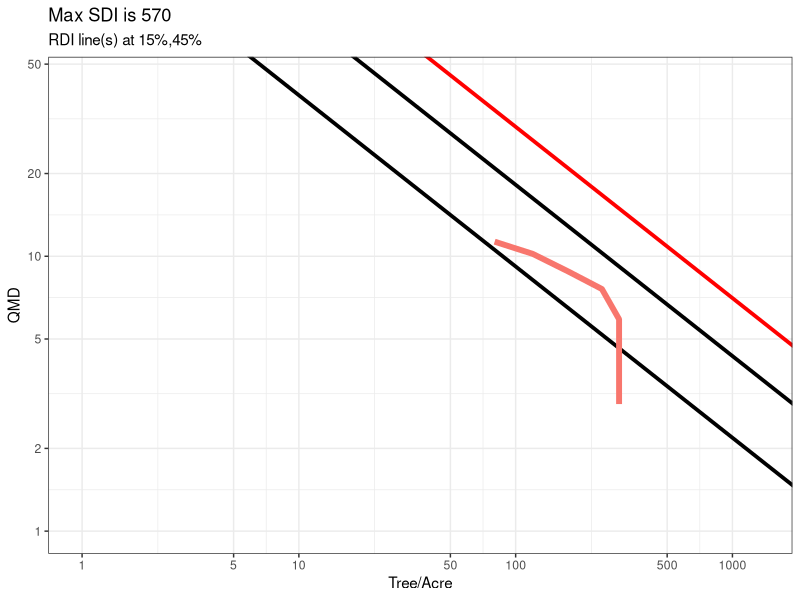
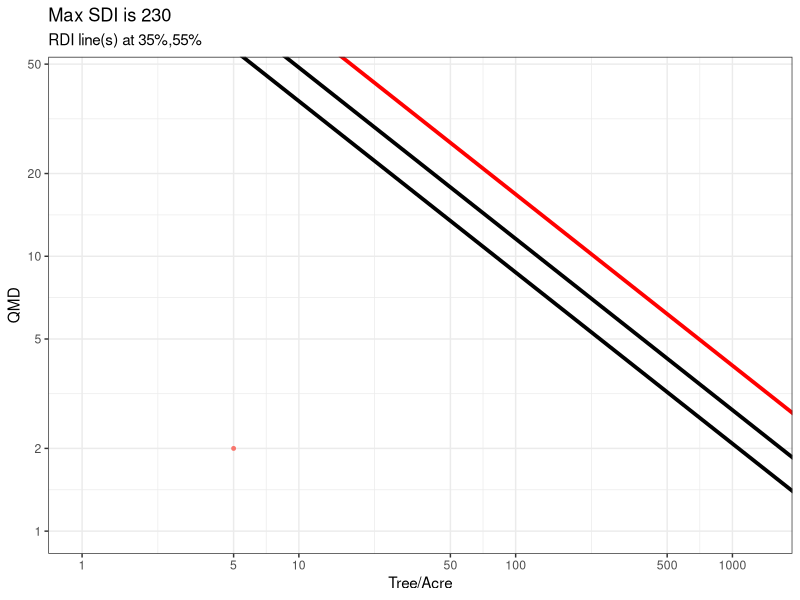

Reproduce these figures in R, in order.
library(ggplot2)
library(scales)

SDI.plot=function(tpa=10, qmd=2,maxSDI=230,group="",color="",type="p",tpa_range=c(1,1200),
dia_range=c(1,40),rdi_lines=c(35,55),units="imperial",psize=1,lsize=1){

maxSDI_intercept=function(maxSDI){
  max_intercept=0.6228898 * log(maxSDI)+ 2.3037567
  return (max_intercept)
}

RDI_intercept=function(rdi,sdi){
  rdi_inter=0.622968800*log(rdi)+0.001697917*(sdi)+2.431415231
  return (rdi_inter)
}

rdi_inters=sapply(rdi_lines,maxSDI,FUN=RDI_intercept)

base_breaksx <- function(n = 10){
    function(x) {
        axisTicks(log10(range(x, na.rm = TRUE)), log = TRUE, n = n)
    }}

base_breaksy <- function(n = 10){
    function(x) {
        axisTicks(log10(range(x, na.rm = TRUE)), log = TRUE, n = n)
    }}

data=data.frame()#empty df to pass to make aes work

main_text=paste("Max SDI is",maxSDI)

#check length of rdi vector, return a blank if no rdi lines wanted
sub_text=ifelse (length(rdi_lines)>1,
paste("RDI line(s) at",paste("",as.character(rdi_lines),"%",collapse=",",sep="")),"")

#actual plotting function

rdi_trigger=length(rdi_lines)>1
point_trigger=(type=="p")
line_trigger=(type=="l")
both_trigger=(type=="b")

outplot=
  
ggplot(data=data,aes(x=tpa,y=qmd,group=group,color=color))+
geom_blank()+
geom_abline(intercept=maxSDI_intercept(maxSDI),slope=-0.623053,color="red",size=1.3)+
{if (rdi_trigger) geom_abline(intercept=rdi_inters,slope=-0.623053,color="black",size=1.3)}+ #only add rdi_lines layer if rdi_lines vector is populated
{if (point_trigger) geom_point(size=psize)}+ #check for what type of plot wanted: point,line or both
{if (line_trigger) geom_path(size=lsize)}+
{if (both_trigger) c(geom_point(size=psize),geom_path(size=lsize))}+
  scale_x_continuous(trans=log_trans(),breaks=base_breaksx(),limits=c(tpa_range[1],(tpa_range[2]+tpa_range[2]*0.10)))+
scale_y_continuous(trans=log_trans(),breaks=base_breaksy(),limits=c(dia_range[1],(dia_range[2]+dia_range[2]*0.10)))+
theme_bw()+
labs(x="Tree/Acre",y="QMD",title=main_text,subtitle=sub_text)+theme(legend.position = "none") #remove legend, needed to add this when running large lists of stands


#spit out finished plot
return(outplot)
}


testing_stand=data.frame(Stand=c(101,101,101,101,101,101,101,102,102,102,102,102,102,102),
  Year=c(1999,
2004,2009,2014,2019,2024,2029,1999,
2004,2009,2014,2019,2024,2029),
  TPA=c(300,300,300,250,175,120,80,700,
700,700,450,375,320,120),
  QMD=c(2.9,4.2,5.9,7.6,8.8,10.2,11.3,
    1.9,2.9,3.4,4.4,5.8,7.2,9.3)
  )

testing_stand=testing_stand[testing_stand$Stand=="101",]

testing_stand$Stand=as.factor(testing_stand$Stand)
testing_stand$Year=as.factor(testing_stand$Year)


SDI.plot(tpa=testing_stand$TPA,qmd=testing_stand$QMD,type="l",
         group=testing_stand$Stand,
         color=testing_stand$Stand,
         psize=2,
         lsize=2,
         maxSDI = 570,
         rdi=c(15,45))

SDI.plot(qmd=c(2),tpa=c(5),type="p")


